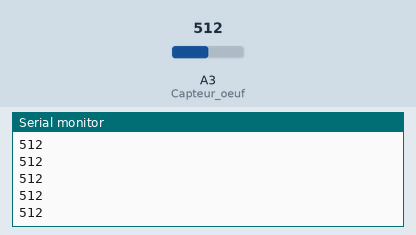
A sketch run on a simulated Arduino Uno, built with avr-gcc and run on an emulated ATmega328P. On the bench: the last lines printed to the serial monitor. The inputs (shaded band) are chosen by the test bench; at power-on: A3 (Capteur_oeuf) = 512.

Above: at 1.2 s.
1.3 s: A3 (Capteur_oeuf) set to 716
At 1.8 s:
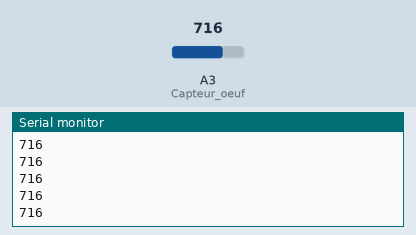
2.8 s: A3 (Capteur_oeuf) set to 900
At 3.6 s:
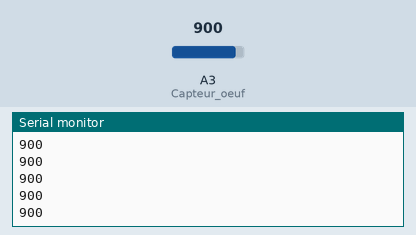
Timing chart, 0 to 5.8 s (numbered marks = the images above; inputs shaded):
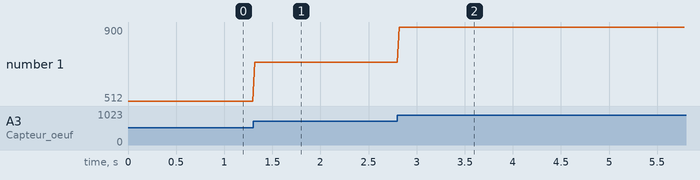

Measured:
- after the input at 1.3 s, the serial monitor: prints a new line at once (image 1)
- after the input at 2.8 s, the serial monitor: prints a new line at once (image 2)
- plotted number 1: 512 → 716 after the input at 1.3 s, 716 → 900 after the input at 2.8 s

The sketch:

Capteur_oeuf.ino
```cpp
const int Capteur_oeuf = A3; // E/S2, connecteur 2
int distance = 0; // initialisation de la distance à 0cm

void setup()
{
  pinMode(Capteur_oeuf, INPUT);
  Serial.begin (9600); //initialisation liaison série à 9600 bits/seconde
}

void loop()
{
  distance = analogRead(Capteur_oeuf);
  Serial.println(distance);
  delay(20);
}
```
